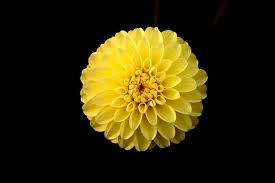
#> input picture src/flower.jpeg, 275 x 183 px, found by its file name
$ python background_removal.py
#> lines starting #> are read from the running program, lines starting #| are printed output that depends on the picture; after the words box and inside, x2 and y2 are one past the last pixel; in counts of white or black regions, pixels touching at a corner belong together
# Import the library OpenCV
import cv2

# Import the image
file_name = "/home/sarah/Documents/img_preprocessing/src/flower.jpeg"

# Read the image
src = cv2.imread(file_name, 1)
#> src is the input picture: shape (183, 275, 3); mean B, G, R 9.1, 41.5, 49.5

# Convert image to image gray
tmp = cv2.cvtColor(src, cv2.COLOR_BGR2GRAY)
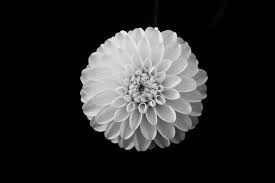
#> tmp: shape (183, 275); min 0, max 245, mean 40.2

# Applying thresholding technique
_, alpha = cv2.threshold(tmp, 0, 255, cv2.THRESH_BINARY)
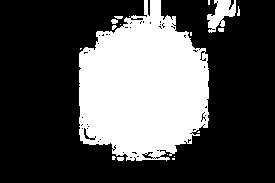
#> alpha: shape (183, 275); 31.9% white; 18 white regions (11 under 20 px), largest, box (x1, y1, x2, y2) and area: (79, 0, 209, 161) 15365, (207, 0, 236, 33) 516, (111, 19, 118, 24) 28

# Using cv2.split() to split channels
# of coloured image
b, g, r = cv2.split(src)
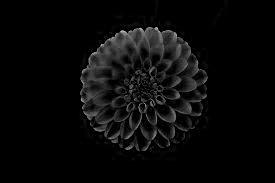
#> b: shape (183, 275); min 0, max 189, mean 9.1
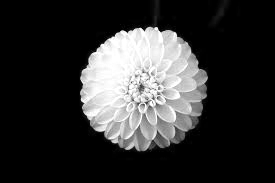
#> r: shape (183, 275); min 0, max 255, mean 49.5

# Making list of Red, Green, Blue
# Channels and alpha
rgba = [b, g, r, alpha]

# Using cv2.merge() to merge rgba
# into a coloured/multi-channeled image
dst = cv2.merge(rgba, 4)

# Writing and saving to a new image
cv2.imwrite("bkgrnd_rmvd.png", dst)

$ run again, with src/noisy_image.jpeg copied over src/flower.jpeg
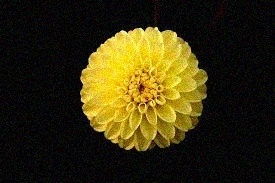
#> input picture src/noisy_image.jpeg, 275 x 183 px, found by its file name
#> src is the input picture: shape (183, 275, 3); mean B, G, R 14.8, 46.5, 54
#> `_, alpha = cv2.threshold(tmp, 0, 255, cv2.THRESH_BINARY)`:
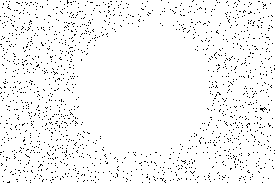
#> alpha: shape (183, 275); 95.9% white; black in thin lines or dots
#> `b, g, r = cv2.split(src)`:
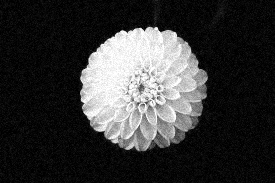
#> r: shape (183, 275); min 0, max 255, mean 54
